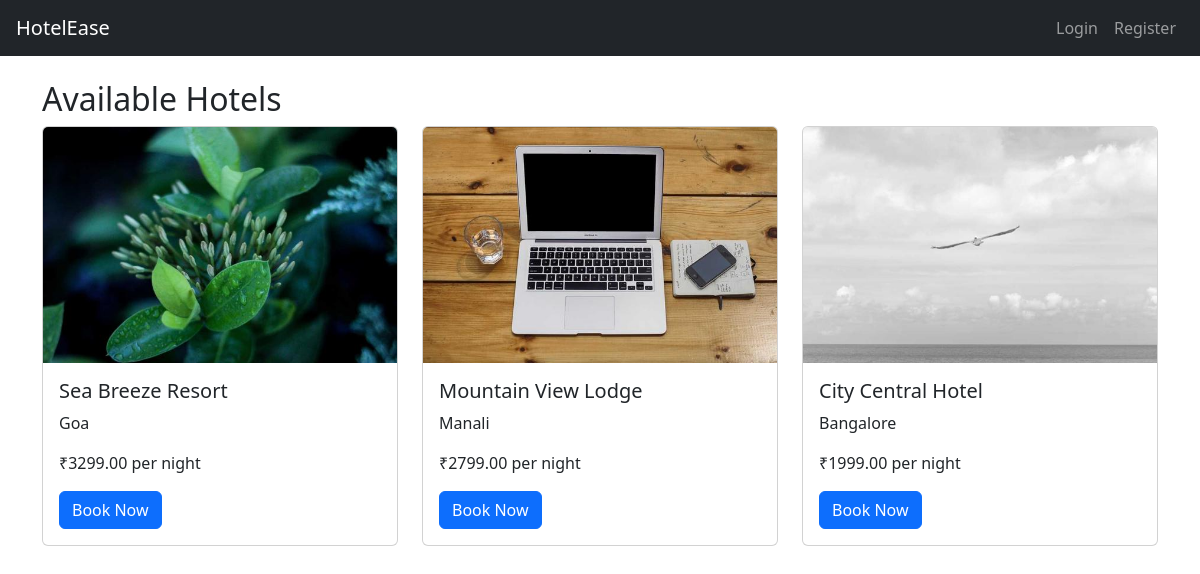
The page / on the database its author committed.
### booking/models.py (models this page shows, shortened)
class Hotel(models.Model):
    name = models.CharField(max_length=100)
    location = models.CharField(max_length=100)
    description = models.TextField()
    price_per_night = models.DecimalField(max_digits=6, decimal_places=2)
    image = models.ImageField(upload_to='hotel_images/', null=True, blank=True)

### booking/views.py (the view)
# urls.py: path('', views.home, name='home'),
def home(request):
    hotels = Hotel.objects.all()
    return render(request, 'booking/home.html', {'hotels': hotels})

### booking/templates/booking/home.html
{% extends 'booking/base.html' %}
{% block content %}
<h2>Available Hotels</h2>
<div class="row">
  {% for hotel in hotels %}
  <div class="col-md-4">
    <div class="card mb-3">
      {% if hotel.image %}
      <img src="{{ hotel.image.url }}" class="card-img-top" />
      {% endif %}
      <div class="card-body">
        <h5>{{ hotel.name }}</h5>
        <p>{{ hotel.location }}</p>
        <p>₹{{ hotel.price_per_night }} per night</p>
        <a href="{% url 'book_hotel' %}" class="btn btn-primary">Book Now</a>
      </div>
    </div>
  </div>
  {% endfor %}
</div>
{% endblock %}

### booking/templates/booking/base.html (shortened to what this page needs)
<!DOCTYPE html>
<html>
<head>
    <link href="https://cdn.jsdelivr.net/npm/bootstrap@5.3.0/dist/css/bootstrap.min.css" rel="stylesheet">
</head>
<body>
<nav class="navbar navbar-expand-lg navbar-dark bg-dark px-3">
    <a class="navbar-brand" href="/">HotelEase</a>
    <div class="collapse navbar-collapse">
        <ul class="navbar-nav ms-auto">
            {% if user.is_authenticated %}
                <li class="nav-item"><a class="nav-link" href="{% url 'dashboard' %}">Dashboard</a></li>
                <li class="nav-item"><a class="nav-link" href="{% url 'book_hotel' %}">Book</a></li>
                <li class="nav-item"><a class="nav-link" href="{% url 'logout' %}">Logout</a></li>
            {% else %}
                <li class="nav-item"><a class="nav-link" href="{% url 'login' %}">Login</a></li>
                <li class="nav-item"><a class="nav-link" href="{% url 'register' %}">Register</a></li>
            {% endif %}
        </ul>
    </div>
</nav>
<div class="container mt-4">
    {% block content %}{% endblock %}
</div>
</body>
</html>

### rows shown on the page
Hotel: image (picture), name "Sea Breeze Resort", location "Goa", price_per_night "3299.00"
Hotel: image (picture), name "Mountain View Lodge", location "Manali", price_per_night "2799.00"
Hotel: image (picture), name "City Central Hotel", location "Bangalore", price_per_night "1999.00"
